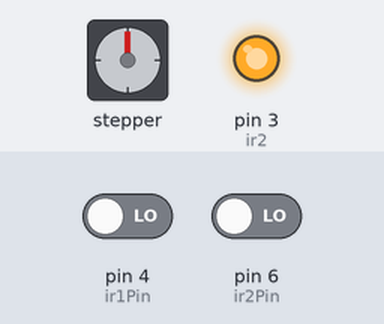
This sketch was run on a simulated Arduino Uno, built with avr-gcc and run on an emulated ATmega328P. On the bench: stepper motor, output pins drawn as LEDs (lit = HIGH). Wiring (inferred from the names in the program): stepper motor driver (1600 steps per turn assumed): step pin 5; direction pin 2; enable pin 8. The test bench sets the inputs (shaded band); at power-on: pin 4 (ir1Pin) LOW, pin 6 (ir2Pin) LOW. Pins used as bus, display or sensor lines are not drawn.

Above: at 1.2 s.
1.3 s: pin 4 (ir1Pin) driven HIGH
At 3.6 s:
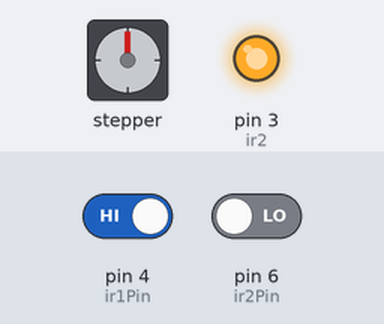
4.3 s: pin 4 (ir1Pin) driven LOW
At 5.4 s:
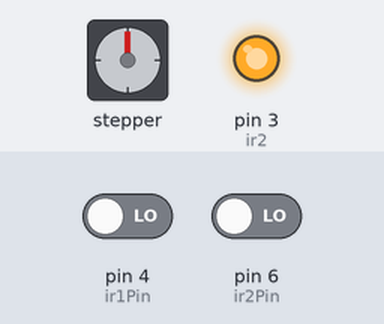
6.0 s: pin 6 (ir2Pin) driven HIGH
At 8.4 s:
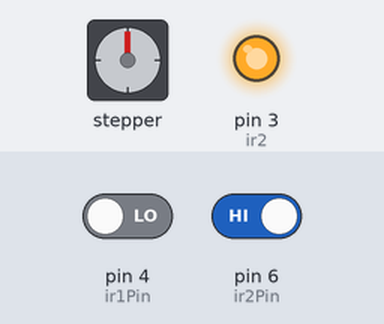
9.0 s: pin 6 (ir2Pin) driven LOW
At 10.2 s:
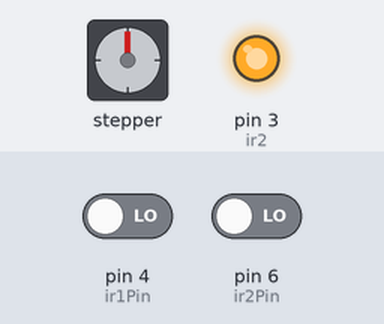
10.7 s: pin 4 (ir1Pin) driven HIGH
At 13.2 s:
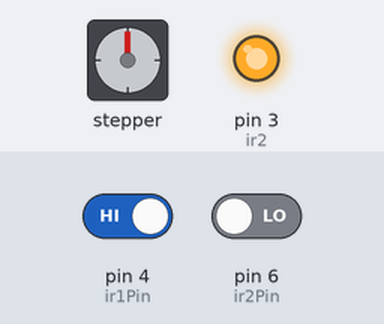
13.7 s: pin 4 (ir1Pin) driven LOW and pin 6 (ir2Pin) driven HIGH
Timing chart, 0 to 64.2 s (numbered marks = the images above; inputs shaded):
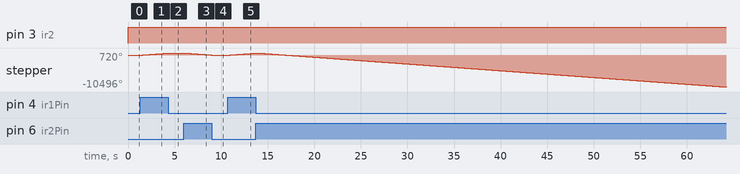

The sketch:

Stepper_and_Pir.ino
```cpp
const int dirPin = 2;
const int enPin = 8;
const int pulPin = 5;
const int stepsPerRevolution = 1600;
int ir1Pin = 4;
int ir2Pin = 6;
int ir2 = 3;
int ir1Val;
int ir2Val;
void setup()
{
  pinMode(ir2, OUTPUT);
  pinMode(ir1Pin,INPUT);
  pinMode(ir1Pin,INPUT);
  pinMode(dirPin,OUTPUT);
  pinMode(pulPin,OUTPUT);
  pinMode(enPin, OUTPUT);
  digitalWrite(enPin, LOW);
  Serial.begin(9600);

}
void loop()
{
  digitalWrite(ir2,HIGH);
  ir1Val = digitalRead(ir1Pin);
  ir2Val = digitalRead(ir2Pin);
  if(ir1Val && !ir2Val)
  {
    digitalWrite(dirPin,HIGH);
    for (int i=0; i < stepsPerRevolution; i++) {
      // These four lines result in 1 step:
      digitalWrite(pulPin, HIGH);
      delayMicroseconds(500);
      digitalWrite(pulPin, LOW);
      delayMicroseconds(500);
    }
  }
  if(ir2Val && !ir1Val)
  {
    digitalWrite(dirPin,LOW);
    for (int i=0; i < stepsPerRevolution; i++) {
      // These four lines result in 1 step:
      digitalWrite(pulPin, HIGH);
      delayMicroseconds(500);
      digitalWrite(pulPin, LOW);
      delayMicroseconds(500);
    }
  }


}
```

Measured:
- after the input at 1.3 s, stepper: keeps turning clockwise at about 223°/s, starting at once
- after the input at 4.3 s, stepper: goes on until 4.5 s, then stays 720°
- after the input at 6.0 s, stepper: keeps turning counter-clockwise at about 223°/s, starting at once
- after the input at 9.0 s, stepper: goes on until 9.2 s, then stays 0°
- after the input at 10.7 s, stepper: keeps turning clockwise at about 223°/s, starting at once
